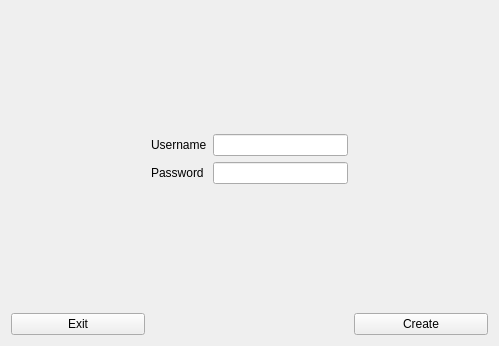
<?xml version="1.0" encoding="UTF-8"?>
<ui version="4.0">
 <class>login_view</class>
 <widget class="QWidget" name="login_view">
  <property name="geometry">
   <rect>
    <x>0</x>
    <y>0</y>
    <width>499</width>
    <height>346</height>
   </rect>
  </property>
  <property name="windowTitle">
   <string>Form</string>
  </property>
  <layout class="QGridLayout" name="gridLayout">
   <item row="11" column="3">
    <widget class="QLineEdit" name="password_input">
     <property name="text">
      <string/>
     </property>
     <property name="echoMode">
      <enum>QLineEdit::Password</enum>
     </property>
    </widget>
   </item>
   <item row="18" column="0">
    <widget class="QPushButton" name="exit_button">
     <property name="text">
      <string>Exit</string>
     </property>
    </widget>
   </item>
   <item row="11" column="2">
    <widget class="QLabel" name="password_label">
     <property name="text">
      <string>Password</string>
     </property>
    </widget>
   </item>
   <item row="6" column="3">
    <widget class="QLineEdit" name="username_input">
     <property name="text">
      <string/>
     </property>
     <property name="placeholderText">
      <string/>
     </property>
    </widget>
   </item>
   <item row="5" column="3">
    <spacer name="top_spacer">
     <property name="orientation">
      <enum>Qt::Vertical</enum>
     </property>
     <property name="sizeHint" stdset="0">
      <size>
       <width>20</width>
       <height>40</height>
      </size>
     </property>
    </spacer>
   </item>
   <item row="12" column="3">
    <spacer name="bottom_spacer">
     <property name="orientation">
      <enum>Qt::Vertical</enum>
     </property>
     <property name="sizeHint" stdset="0">
      <size>
       <width>20</width>
       <height>40</height>
      </size>
     </property>
    </spacer>
   </item>
   <item row="18" column="4">
    <widget class="QPushButton" name="create_user_button">
     <property name="text">
      <string>Create</string>
     </property>
    </widget>
   </item>
   <item row="6" column="2">
    <widget class="QLabel" name="username_label">
     <property name="text">
      <string>Username</string>
     </property>
    </widget>
   </item>
   <item row="6" column="4">
    <spacer name="button_spacer">
     <property name="orientation">
      <enum>Qt::Horizontal</enum>
     </property>
     <property name="sizeHint" stdset="0">
      <size>
       <width>40</width>
       <height>20</height>
      </size>
     </property>
    </spacer>
   </item>
   <item row="6" column="0">
    <spacer name="button_spacer_2">
     <property name="orientation">
      <enum>Qt::Horizontal</enum>
     </property>
     <property name="sizeHint" stdset="0">
      <size>
       <width>40</width>
       <height>20</height>
      </size>
     </property>
    </spacer>
   </item>
  </layout>
 </widget>
 <resources/>
 <connections/>
</ui>
